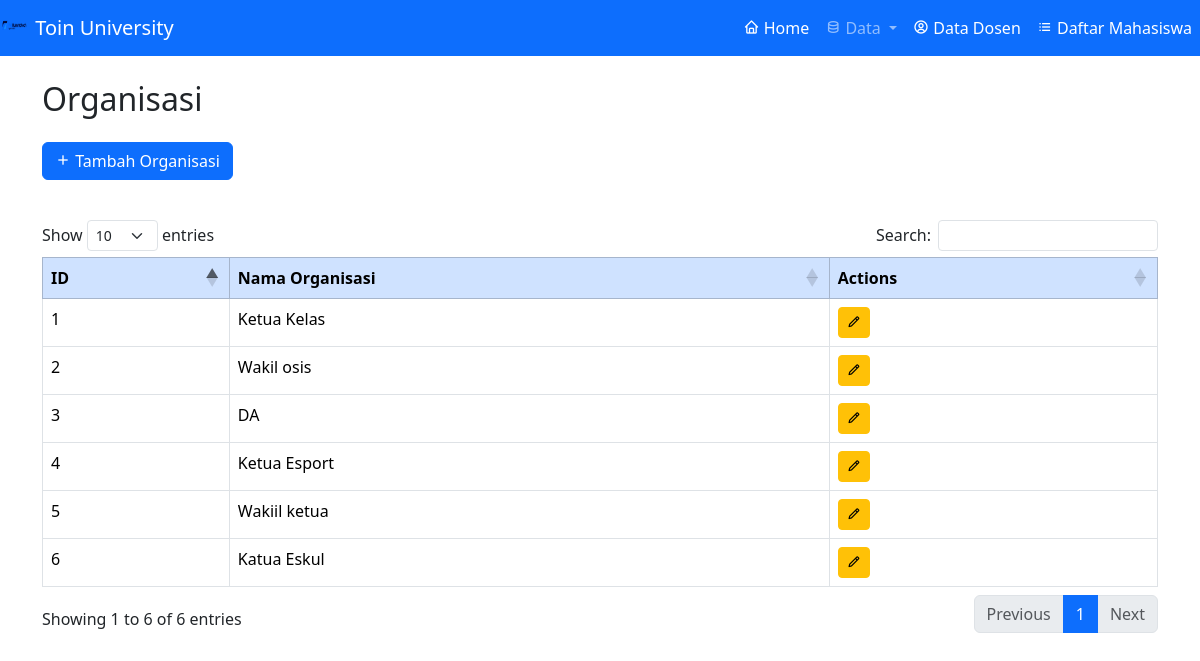
/jurusan/organisasi.php, run on the app's committed database.
### tables this page shows
CREATE TABLE `organisasi` (
  `id` int NOT NULL,
  `nama` varchar(255) NOT NULL
);

### jurusan/organisasi.php (the view, shortened to what this page needs)
<?php
require 'db.php';
require '../layouts/navbar.php';
$sql = "SELECT id, nama FROM organisasi";
$result = $conn->query($sql);
?>
<!DOCTYPE html>
<html lang="en">
<head>
    <link href="https://cdn.jsdelivr.net/npm/bootstrap@5.3.1/dist/css/bootstrap.min.css" rel="stylesheet">
    <link rel="stylesheet" href="https://unpkg.com/boxicons@2.1.4/css/boxicons.min.css">
</head>
<body>
    <div class="container">
        <h2 class="my-4">Organisasi</h2>
        <a href="create_orga.php" class="btn btn-primary btn-custom"><i class='bx bx-plus'></i> Tambah Organisasi</a>
        <div class="table-container">
            <table class="table table-bordered table-hover" id="data">
                <thead class="table-primary">
                    <tr>
                        <th>ID</th>
                        <th>Nama Organisasi</th>
                        <th>Actions</th>
                    </tr>
                </thead>
                <tbody>
                    <?php
                    while ($organisasi = $result->fetch_assoc()) {
                    ?>
                        <tr>
                            <td><?= $organisasi['id'] ?></td>
                            <td><?= htmlspecialchars($organisasi['nama']) ?></td>
                            <td>
                                <a href="orga.edit.php?id=<?= $organisasi['id'] ?>" class="btn btn-warning btn-sm"><i class='bx bx-pencil'></i></a>
                            </td    >
                        </tr>
                    <?php
                    }
                    ?>
                </tbody>
            </table>
        </div>
    </div>
</body>
</html>

### jurusan/organisasi.php (style rules this page uses)
.table-container { margin-top: 20px; }
.btn-custom { margin-bottom: 20px; }

### data on the page
organisasi: id "1", nama "Ketua Kelas"
organisasi: id "2", nama "Wakil osis"
organisasi: id "3", nama "DA"
organisasi: id "4", nama "Ketua Esport"
organisasi: id "5", nama "Wakiil ketua"
organisasi: id "6", nama "Katua Eskul"
